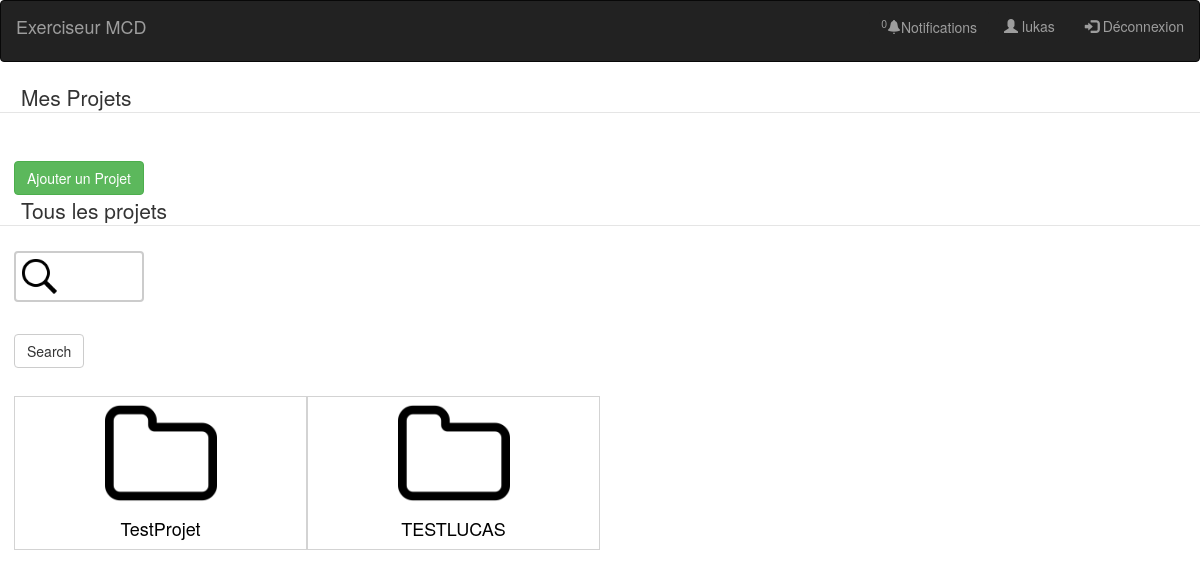
/projets/lukas/1/1 (signed in), run on an earlier commit of the app's database.
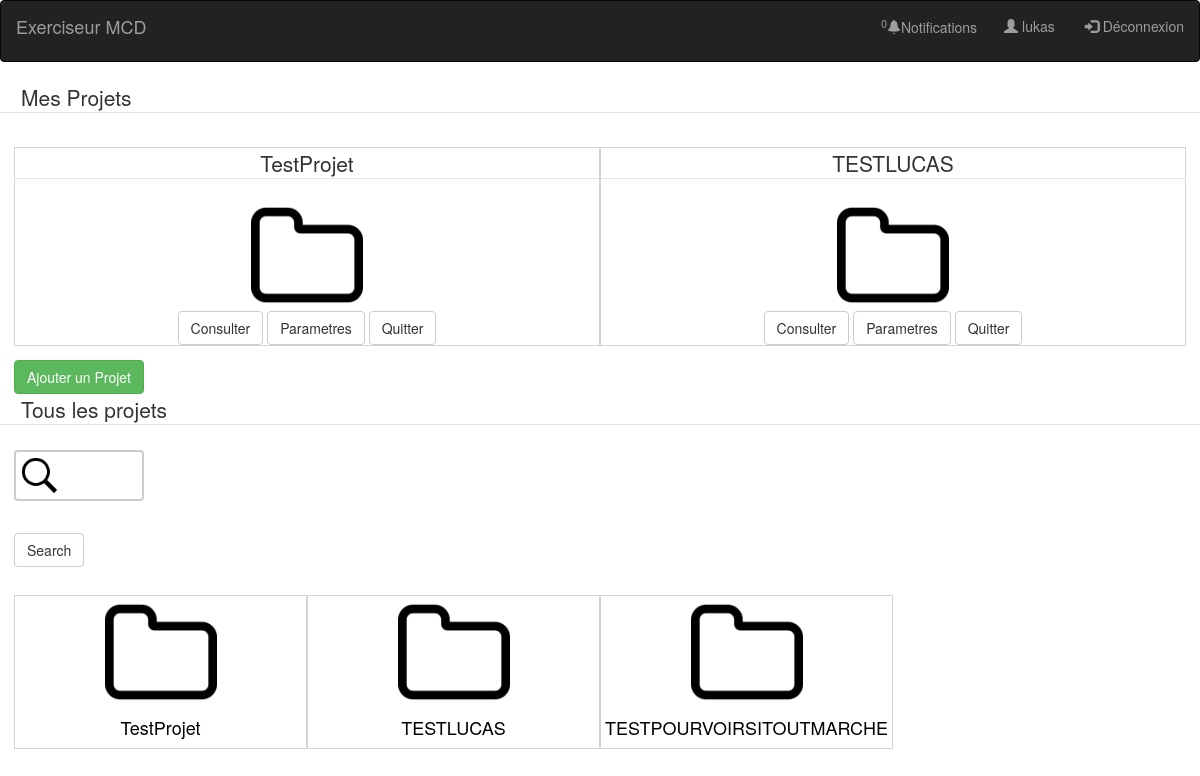
And on a later commit of the database.
### projet/models.py (models this page shows, shortened)
class User(db.Model, UserMixin):
    prenom = db.Column(db.String(100))
    nom = db.Column(db.String(100))
    login = db.Column(db.String(100),primary_key=True)
    password = db.Column(db.String(100))
    mail = db.Column(db.String(100))
    image = db.Column(db.String(100))

class Projet(db.Model):
    id = db.Column(db.Integer, primary_key=True)
    nomProj = db.Column(db.String(100))
    nomMCD = db.Column(db.String(100))
    descProj = db.Column(db.String(500))
    mcd_textuel = db.Column(db.String(500))

### projet/views.py (the view)
@app.route("/projets/<string:username>/<int:n>/<int:i>",  methods=['GET', 'POST'])#accueil avec listes des projets de l'utilsateur et la liste de tous les projets de l'application
@login_required
def page_projets(username,n,i):
	proj=get_projet_user(username,i)
	projets=get_all_projets(n)
	droiteok=True
	if get_all_projets(n+1)==[]:
		droiteok=False
	droite2ok=True
	if get_projet_user(username,i+1)==[]:
		droite2ok=False
	search = SearchForm(request.form)
	if request.method == 'POST':
		return search_results(search,username)
	return render_template("accueil_projet.html",mesproj=proj,tousproj=projets,form=search,n=n,i=i,droite=droiteok,droite2=droite2ok,search=False,username=username,nbnotif=get_nb_notifications(username),notifs=get_notifications(username))

### projet/views.py
class SearchForm(Form):
	search = StringField('')

### projet/models.py (called while the page is built)
def get_nb_notifications(nom):
    return len(Notification.query.filter(Notification.destinataire==nom).all())

def get_notifications(nom):
    return Notification.query.filter(Notification.destinataire==nom).order_by(Notification.date.desc()).all()

@login_manager.user_loader
def load_user(login):
    return User.query.get(login)

def get_projet_user(username,n):
    p= Projet.query.join(Gerer).filter(Gerer.user_login==username).all()
    res=[]
    indice=0
    if len(p)<n*5-1:
        indice=len(p)
    else:
        indice=n*5-1
    if n==1:
        start=(n-1)*5
    else:
        start=(n-1)*5-1
    for i in range(start,indice):
        res.append(p[i])
    return res

def get_all_projets(n):
    p=Projet.query.all()
    res=[]
    indice=0
    if len(p)<n*5-1:
        indice=len(p)
    else:
        indice=n*5-n
    if n==1:
        start=(n-1)*5
    else:
        start=(n-1)*5-(n-1)
    for i in range(start,indice):
        res.append(p[i])
    return res

### projet/templates/accueil_projet.html (shortened to what this page needs)
{% extends "base_excerciseur.html" %}
{% block styles %}
{{ super() }}
  <link rel="stylesheet" href= "{{url_for('static',filename='accueil_projet.css') }}"/>
{% endblock %}
  {% block contain %}
  {% if current_user.login != username %}
    <h1>Vous n'avez pas le droit d'accéder à cette page</h1>
  {% else %}
  <fieldset>
    <legend>Mes Projets</legend>
    <section class="projets">
        {% for p in mesproj %}
        <div id="mesproj">
          <fieldset>
            <legend>{{p.nomProj}}</legend>
            <img src="{{url_for('static',filename='dossier.png')}}">
          </fieldset>
          <a href="{{ url_for('page_projet_perso',username = current_user.login,idProj=p.id) }}"><input class="btn btn-default" type="submit" value="Consulter"></a>
          <a href="{{url_for('parametresProj',username=current_user.login,nomProj=p.nomProj)}}"><input class="btn btn-default" type="submit" value="Parametres"></a>
          <a href="/projets/{{current_user.login}}/{{p.nomProj}}/quitter"><input class="btn btn-default" type="submit" value="Quitter"></a>
          </div>
        {% endfor %}
        </section>
        <a href="{{ url_for('add_projets', username=current_user.login) }}"><input class="btn btn-success" type="submit" value="Ajouter un Projet" id="ajoutproj"></a>
    </fieldset>
    <fieldset>
      <legend>Tous les projets</legend>
      {% from "_formhelpers.html" import render_field %}
      <div id=search>
      <form method=post>
      {{ render_field(form.search) }}
      <input class="btn btn-default" type=submit value=Search>
      </form>
      <section class="projets " id="pro">
        {% if search %}
        {% for i in range(tousproj|length) %}
        {% if i<(4) %}
        <div id="tousproj">
          <a href="{{url_for('description',username=current_user.login,nomProj=tousproj[i].nomProj)}}">
            <img src="{{url_for('static',filename='dossier.png')}}">
            <h4>{{tousproj[i].nomProj}}</h4>
          </a>
        </div>
        {% else %}
        <div id="tousproj" class="collapse" >
          <a href="{{url_for('description',username=current_user.login,nomProj=tousproj[i].nomProj)}}">
            <img src="{{url_for('static',filename='dossier.png')}}">
            <h4>{{tousproj[i].nomProj}}</h4>
          </a>
        </div>
        {% endif %}
        {% endfor %}
        {% else %}
        {% for p in tousproj %}
        <div id="tousproj">
          <a href="{{url_for('description',username=current_user.login,nomProj=p.nomProj)}}">
            <img src="{{url_for('static',filename='dossier.png')}}">
            <h4>{{p.nomProj}}</h4>
          </a>
        </div>
        {% endfor %}
        {% endif %}
      </section>
      </fieldset>
      {% endif %}
  {% endblock %}

### projet/templates/base_excerciseur.html (shortened to what this page needs)
{% block styles %}
    <link href="https://maxcdn.bootstrapcdn.com/bootstrap/3.3.7/css/bootstrap.min.css" rel="stylesheet">
    <link href="{{url_for('static',filename='base_exerciseur.css')}}" rel="stylesheet">
{% endblock %}
{% block navbar %}
<nav class="navbar navbar-inverse">
 <div class="container-fluid">
   <div class="navbar-header">
     <p class="navbar-brand">Exerciseur MCD</p>
   </div>
   <ul class="nav navbar-nav navbar-right">
     <li><button  class="btn btn-default " data-toggle="dropdown" aria-haspopup="true" aria-expanded="true" id="notif">Notifications></button>
     </li>
     <li><a href="{{url_for('accueil_compte')}}"><span class="glyphicon glyphicon-user"></span> {{current_user.login}}</a></li>
      <li><a href="{{url_for('deconnexion')}}"><span class="glyphicon glyphicon-log-in"></span> Déconnexion</a></li>
   </ul>
 </div>
</nav>
{% endblock %}
{% block contain %}
{% endblock %}

### projet/templates/_formhelpers.html (shortened to what this page needs)
{% macro render_field(field) %}
    <dt>{{ field.label }}
    <dd>{{ field(**kwargs)|safe }}
    </dd>
{% endmacro %}

### projet/static/base_exerciseur.css (style rules this page uses)
#notif { margin-top: 0.7em; font-family: "Helvetica Neue",Helvetica,Arial,sans-serif; font-size: 14px; line-height: 1.42857143; color: #9D9D9D; background-color: #222222; border-style: none; }

### projet/static/accueil_projet.css (style rules this page uses)
.projets { margin: 1em; display: flex; }
body>fieldset>legend { margin-top: 1em; padding-left: 1em; }
img { width:8em; }
a, a:hover { color:black; text-decoration:none; }
#mesproj,#tousproj { border-style:solid; border-width:0.1em; border-color: lightgrey; text-align: center; flex:1 1 25%; }
#ajoutproj { margin-left: 1em; }
#search>form>dd>input[type=text] { color:black; margin-bottom: 2em; width: 130px; box-sizing: border-box; border: 2px solid #ccc; border-radius: 4px; font-size: 16px; background-color: white; background-image: url('./images/search.png'); background-size: contain; background-position: 0px 0px; background-repeat: no-repeat; padding: 12px 20px 12px 40px; -webkit-transition: width 0.4s ease-in-out; transition: width 0.4s ease-in-out; }
#tousproj { flex:0 0 25%; margin-top: 1em; }
button { margin-left: 1em; }
form { margin-left:1em; }

What changed in the data, as far as the page shows it:
now on one of the page's lists (row unchanged): Projet: nomProj "TestProjet"
now on one of the page's lists (row unchanged): Projet: nomProj "TESTLUCAS"
added Projet: nomProj "TESTPOURVOIRSITOUTMARCHE", shown under "Tous les projets"
